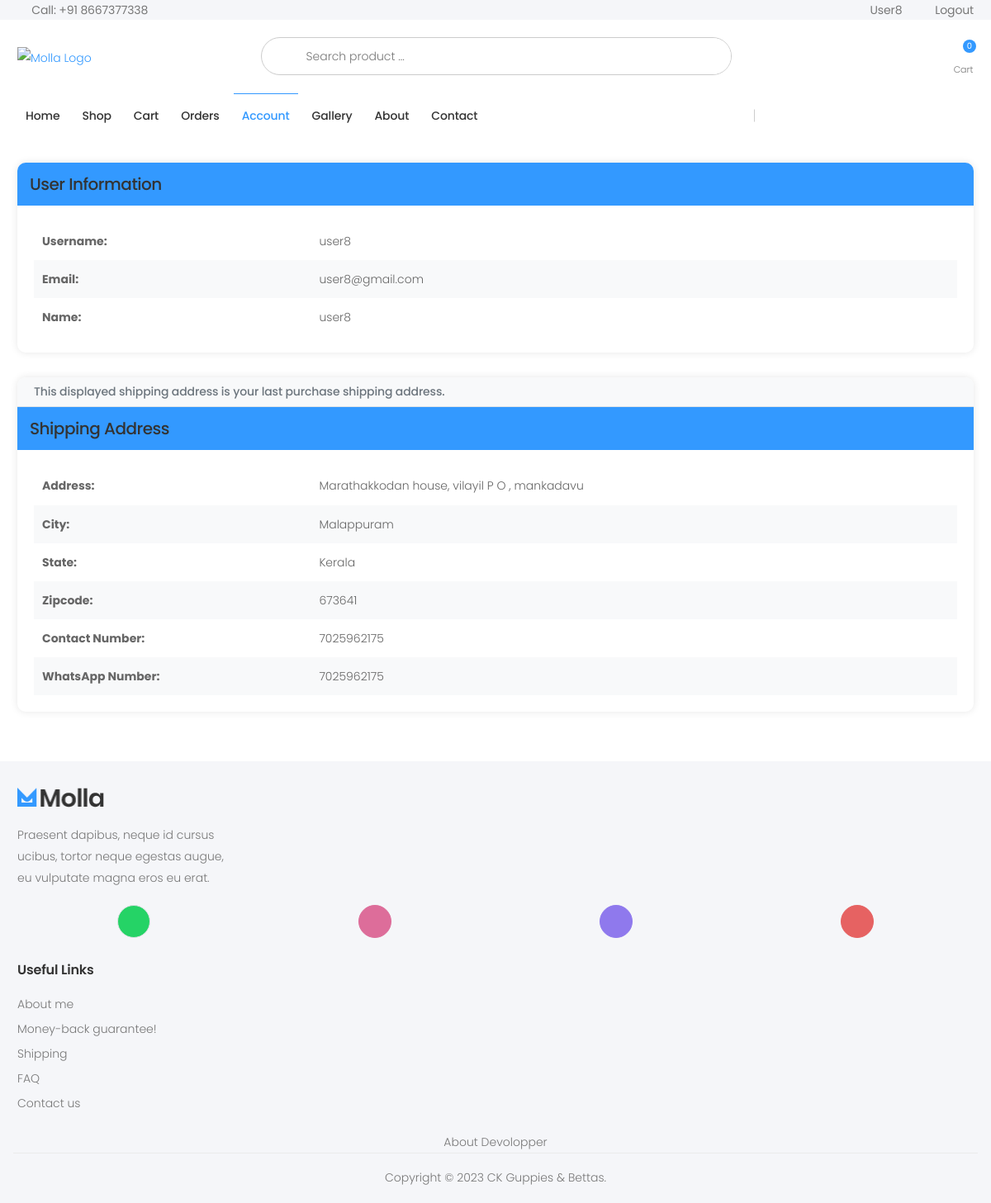
/account/ (signed in), run on the app's committed database.
### store/models.py (models this page shows, shortened)
class Customer(models.Model):
    user = models.OneToOneField(User, null=True, blank=True, on_delete=models.CASCADE)
    name = models.CharField(max_length=200, null=True)
    email = models.CharField(max_length=200)

class ShippingAddress(models.Model):
    customer = models.ForeignKey(Customer, on_delete=models.SET_NULL, null=True)
    order = models.ForeignKey(Order, on_delete=models.SET_NULL, null=True)
    number = models.CharField(max_length=12, null=False, blank=False)
    whatsapp = models.CharField(max_length=12, null=False, blank=False)
    address = models.CharField(max_length=200, null=False)
    city = models.CharField(max_length=200, null=False)
    state = models.CharField(max_length=200, null=False)
    zipcode = models.CharField(max_length=200, null=False)
    date_added = models.DateTimeField(auto_now_add=True)

### store/views.py (the view)
# urls.py: path('account/',views.account_info,name='account_info'),
def account_info(request):
    if not request.user.is_authenticated:
        return redirect('auth_app:login')
    customer = request.user.customer
    last_shipping = ShippingAddress.objects.filter(customer=customer).order_by('-date_added').first()
    context = {
        'user': request.user,
        'shipping_info': last_shipping,
    }
    return render(request, 'store/account_info.html', context)

### store/context_processors.py (called while the page is built)
def menu_link(request): #this function don't wanna call to work, it's defined in setting to work
    links_list = Category.objects.all()
    paginator3 = Paginator(links_list,8)
    try:
        page = int(request.GET.get('page', '1'))
    except:
        page = 1
    try:
        links = paginator3.page(page)
    except (InvalidPage,EmptyPage):
        links = paginator3.page(paginator3.num_pages)
    return dict(links = links)

def cart_data(request):
    data = cartData(request)
    cartItems = data['cartItems']
    return dict(cartItems = cartItems)

### store/models.py (called while the page is built)
    def get_url(self):
        return reverse('store_app:product_by_category', args=[self.slug])

    @property
    def get_cart_items(self):
        orderitems = self.orderitem_set.all()
        total = sum([item.quantity for item in orderitems])
        return total

### store/utils.py (called while the page is built, shortened)
def cartData(request):
	if request.user.is_authenticated:
		customer = request.user.customer
		order, created = Order.objects.get_or_create(customer=customer, complete=False)
		items = order.orderitem_set.all()
		cartItems = order.get_cart_items
		total_price_difference = 0
	return {'cartItems':cartItems ,'order':order, 'items':items, 'total_price_difference':total_price_difference}

### store/templates/store/account_info.html (shortened to what this page needs)
{% extends "store/Base.html" %}
{% load static %}
{% block content %}
<div class="container my-5">
    <div class="row">
        <div class="col-12">
            <div class="info-card">
                <div class="card-header">
                    <h5 class="mb-0">User Information</h5>
                </div>
                <div class="card-body">
                    <table class="info-table">
                        <tr>
                            <th>Username:</th>
                            <td>{{ user.username }}</td>
                        </tr>
                        <tr>
                            <th>Email:</th>
                            <td>{{ user.email }}</td>
                        </tr>
                        <tr>
                            <th>Name:</th>
                            <td>{{ user.customer.name }}</td>
                        </tr>
                    </table>
                </div>
            </div>
            <div class="info-card">
                <h6>This displayed shipping address is your last purchase shipping address.</h6>
                <div class="card-header">
                    <h5 class="mb-0">Shipping Address</h5>
                </div>
                <div class="card-body">
                    {% if shipping_info %}
                    <table class="info-table">
                        <tr>
                            <th>Address:</th>
                            <td>{{ shipping_info.address }}</td>
                        </tr>
                        <tr>
                            <th>City:</th>
                            <td>{{ shipping_info.city }}</td>
                        </tr>
                        <tr>
                            <th>State:</th>
                            <td>{{ shipping_info.state }}</td>
                        </tr>
                        <tr>
                            <th>Zipcode:</th>
                            <td>{{ shipping_info.zipcode }}</td>
                        </tr>
                        <tr>
                            <th>Contact Number:</th>
                            <td>{{ shipping_info.number }}</td>
                        </tr>
                        <tr>
                            <th>WhatsApp Number:</th>
                            <td>{{ shipping_info.whatsapp }}</td>
                        </tr>
                    </table>
                    {% else %}
                    <p>You can add shipping information during cart checkout.</p>
                    {% endif %}
                </div>
            </div>
        </div>
    </div>
</div>
{% endblock %}

### store/templates/store/Base.html (shortened to what this page needs)
{% load static %}
<!DOCTYPE html>
<html lang="en">
<head>
    <link rel="stylesheet" href="{% static 'assets/vendor/line-awesome/line-awesome/line-awesome/css/line-awesome.min.css' %}">
    <link rel="stylesheet" href="{% static 'assets/css/bootstrap.min.css' %}">
    <link rel="stylesheet" href="{% static 'assets/css/plugins/owl-carousel/owl.carousel.css' %}">
    <link rel="stylesheet" href="{% static 'assets/css/plugins/magnific-popup/magnific-popup.css' %}">
    <link rel="stylesheet" href="{% static 'assets/css/plugins/jquery.countdown.css' %}">
    <link rel="stylesheet" href="{% static 'assets/css/style.css' %}">
    <link rel="stylesheet" href="{% static 'assets/css/skins/skin-demo-4.css' %}">
    <link rel="stylesheet" href="{% static 'assets/css/demos/demo-4.css' %}">
    <link rel="stylesheet" href="{% static 'assets/css/style2.css' %}">
</head>
<body>
    <div class="page-wrapper">
        <header class="header header-intro-clearance header-4">
            <div class="header-top">
                <div class="container">
                    <div class="header-left">
                        <a href="tel:#"><i class="icon-phone"></i>Call: +91 8667377338</a>
                    </div>
                    <div class="header-right">
                        <ul class="top-menu">
                            <li>
                                <ul>
									{% if user.is_authenticated %}
									<li><a href="{% url 'store_app:account_info' %}">{{user.username}}</a></li>
									<li><a href="{% url 'auth_app:logout' %}" id="signin-button">Logout</a></li>
									{% else %}
                                    <li><a href="{% url 'auth_app:register' %}" id="signup-button">Sign up</a></li>
                                    <li><a href="{% url 'auth_app:login' %}" id="signin-button">Sign in</a></li>
									{% endif %}
                                </ul>
                            </li>
                        </ul>
                    </div>
                </div>
            </div>
            <div class="header-middle">
                <div class="container">
                    <div class="header-left">
                        <a href="{% url 'store_app:allProdCat' %}" class="logo">
                            <img src="{% static 'assets/images/demos/demo-4/logo 19a.png' %}" alt="Molla Logo" width="180" height="25">
                        </a>
                    </div>
                    <div class="header-center">
                        <div class="header-search header-search-extended header-search-visible d-none d-lg-block">
							<form action="{% url 'search_app:SearchResult' %}" method="get">
                                <div class="header-search-wrapper search-wrapper-wide">
                                    <button class="btn btn-primary" type="submit"><i class="icon-search"></i></button>
                                    <input type="search" class="form-control" name="q" id="q" placeholder="Search product ..." required>
                                </div>
                            </form>
                        </div>
                    </div>
                    <div class="header-right">
                        <div class="dropdown cart-dropdown">
                            <a href="{% url 'store_app:cart' %}" class="dropdown-toggle">
                                <div class="icon">
                                    <i class="icon-shopping-cart"></i>
                                    <span class="cart-count">{{cartItems}}</span>
                                </div>
                                <p>Cart</p>
                            </a>
                        </div>
                    </div>
                </div>
            </div>
            <div class="header-bottom sticky-header">
                <div class="container">
                    <div class="header-center">
                        <nav class="main-nav">
                            <ul class="menu sf-arrows">
                                <li class="megamenu-container {% if request.path == '/' %}active{% endif %}">
                                    <a href="{% url 'store_app:allProdCat' %}">Home</a>
                                </li>
                                <li class="megamenu-container {% if request.path == '/shop/' %}active{% endif %}">
                                    <a href="{% url 'store_app:allProductListing' %}">Shop</a>
                                </li>
                                <li class="{% if request.path == '/cart/' %}active{% endif %}">
                                    <a href="{% url 'store_app:cart' %}">Cart</a>
                                </li>
                                    {% if user.is_authenticated %}
                                <li class="{% if request.path == '/orders/' %}active{% endif %}">
                                    <a href="{% url 'store_app:orders' %}">Orders</a>
                                </li>
                                {% endif %}
                                <li class="{% if request.path == '/account/' %}active{% endif %}">
                                    <a href="{% url 'store_app:account_info' %}">Account</a>
                                </li>
                                <li class="{% if request.path == '/gallery/' %}active{% endif %}">
                                    <a href="{% url 'store_app:gallery' %}">Gallery</a>
                                </li>
                                <li class="{% if request.path == '/about/' %}active{% endif %}">
                                    <a href="{% url 'store_app:about' %}">About</a>
                                </li>
                                <li class="{% if request.path == '/contact/' %}active{% endif %}">
                                    <a href="{% url 'store_app:contact' %}">Contact</a>
                                </li>
                            </ul>
                        </nav>
                    </div>
                </div>
            </div>
        </header>
        {% block content %}{% endblock %}
        <footer class="footer">
            <div class="footer-middle">
                <div class="container">
                    <div class="row">
                        <div class="col-sm-6 col-lg-3">
                            <div class="widget widget-about">
                                <img src="{% static 'assets/images/demos/demo-4/logo-footer.png' %}" class="footer-logo"
                                    alt="Footer Logo" width="105" height="25">
                                <p>Praesent dapibus, neque id cursus ucibus, tortor neque egestas augue, eu vulputate
                                    magna eros eu erat. </p>
                            </div>
                        </div>
                        <div class="col-md-12">
                            <div class="social-icons social-icons-colored justify-content-around mb-3">
                                <a href="#" class="social-icon social-whatsapp" title="WhatsApp" target="_blank" style="background-color: #25d366;"><i class="icon-whatsapp"></i></a>
                                <a href="#" class="social-icon social-instagram" title="Instagram" target="_blank"><i class="icon-instagram"></i></a>
                                <a href="#" class="social-icon social-facebook" title="Facebook" target="_blank"><i class="icon-facebook-f"></i></a>
                                <a href="#" class="social-icon social-youtube" title="Youtube" target="_blank"><i class="icon-youtube"></i></a>
                            </div>
                        </div>
                        <div class="col-sm-6 col-lg-3">
                            <div class="widget">
                                <h4 class="widget-title">Useful Links</h4>
                                <ul class="widget-list">
                                    <li><a href="#">About me</a></li>
                                    <li><a href="#">Money-back guarantee!</a></li>
                                    <li><a href="{% url 'store_app:allProductListing' %}">Shipping</a></li>
                                    <li><a href="{% url 'store_app:faq' %}">FAQ</a></li>
                                    <li><a href="{% url 'store_app:about' %}">Contact us</a></li>
                                </ul>
                            </div>
                        </div>
                    </div>
                </div>
            </div>
            <div>
                <a href="{% url 'store_app:devolopper' %}">
                    <p class="footer-copyright text-center">About Devolopper</p>
                </a>
            </div>
            <div class="footer-bottom">
                <div class="container">
                    <p class="footer-copyright text-center">Copyright © 2023 CK Guppies & Bettas.</p>
                </div>
            </div>
        </footer>
    </div>
</body>
</html>

### static/assets/css/skins/skin-demo-4.css (style rules this page uses)
a { color:#39f }
.header-3 .header-search-extended .btn,.header-4 .header-search-extended .btn { background-color:transparent;color:#333 }
.btn-primary { color:#fff;background-color:#39f;border-color:#39f;box-shadow:none }
.cart-dropdown .cart-count { background-color:#39f }
.menu li:hover>a,.menu li.show>a,.menu li.active>a { color:#39f }
.header-bottom .menu>li>a:before { background-color:#39f }
.header-4 .header-search .header-search-wrapper { border-color:#39f }

### static/assets/css/demos/demo-4.css (style rules this page uses)
.footer { background-color:#f5f6f9 }
.footer .footer-middle { border-top:none;padding:4rem 0 .1rem }
.footer .widget-title { font-weight:600 }
.widget-list a { position:relative }
.widget-list a:before { content:'';display:block;position:absolute;left:0;bottom:0;width:100%;height:.1rem;background-color:#39f;transform-origin:right center;transform:scale(0, 1);transition:transform .3s ease }
.widget-about p:last-of-type { margin-bottom:1.2rem }
.footer-bottom .container { padding-top:1.75rem;padding-bottom:1.75rem }

### store/templates/store/account_info.html (style rules this page uses)
.info-card { box-shadow: 0 0 10px rgba(0, 0, 0, 0.1); border-radius: 10px; overflow: hidden; margin-bottom: 30px; }
.info-card .card-header { background-color: #39f; color: #fff; padding: 15px; }
.info-card .card-body { padding: 20px; }
.info-table { width: 100%; border-collapse: collapse; }
.info-table th, .info-table td { padding: 10px; text-align: left; }
.info-table th { font-weight: bold; width: 30%; }
.info-table tr:nth-child(even) { background-color: #f8f9fa; }
.info-card h6 { padding: 10px 20px; background-color: #f8f9fa; color: #6c757d; font-size: 14px; font-weight: 500; margin-bottom: 0; border-bottom: 1px solid #dee2e6; }

### data on the page
ShippingAddress: address "Marathakkodan house, vilayil P O , mankadavu", city "Malappuram", state "Kerala", zipcode "673641", number "7025962175", whatsapp "7025962175"

### other printed values
{{ user.username }} "User8"
{{ cartItems }} "0"
{{ user.username }} "user8"
{{ user.email }} "user8@gmail.com"
{{ user.customer.name }} "user8"
